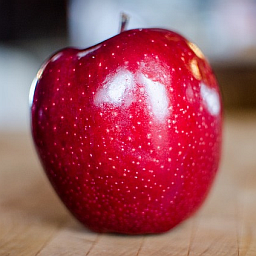
#> input picture khabibulina_s_l/iP_les4/apple_256x256.png, 256 x 256 px
$ jupyter execute les4.ipynb   (shell and % lines are left out)
#> lines starting #> are read from the running program, lines starting #| are printed output that depends on the picture; after the words box and inside, x2 and y2 are one past the last pixel; in counts of white or black regions, pixels touching at a corner belong together
[cell 1]
import matplotlib.pyplot as plt
import cv2
import numpy as np

[cell 2]
image_in_name="apple_256x256.png"
image=cv2.imread(image_in_name)
#> image is the input picture: shape (256, 256, 3); mean B, G, R 92.4, 82.2, 157.4
image=cv2.cvtColor(image,cv2.COLOR_BGR2RGB)

[cell 3]
image_hsv_h=cv2.cvtColor(image,cv2.COLOR_RGB2HSV)
#> image_hsv_h: shape (256, 256, 3); mean H, S, V 108.2, 143.8, 162.2

h=image_hsv_h[:,:,1]>=150
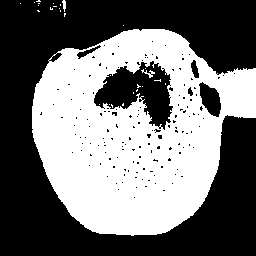
#> h: shape (256, 256) bool; 45% white; 29 white regions (26 under 20 px), largest, box (x1, y1, x2, y2) and area: (32, 29, 256, 236) 29333, (141, 69, 155, 78) 43, (62, 0, 66, 12) 31

image_hsv_h=cv2.cvtColor(image_hsv_h,cv2.COLOR_HSV2RGB)

image_hsv_h[:,:,0]*=h
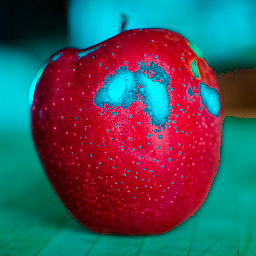
#> image_hsv_h: shape (256, 256, 3); mean R, G, B 70.6, 81.8, 91.9
image_hsv_h[:,:,1]*=h
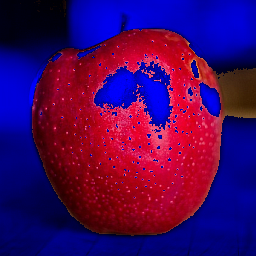
#> image_hsv_h: shape (256, 256, 3); mean R, G, B 70.6, 5.4, 91.9
image_hsv_h[:,:,2]*=h
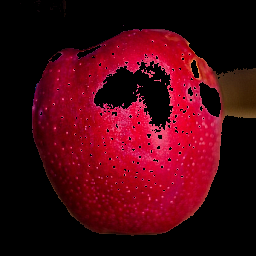
#> image_hsv_h: shape (256, 256, 3); mean R, G, B 70.6, 5.4, 16.9

[cell 4]
image_hsv_v=cv2.cvtColor(image,cv2.COLOR_RGB2HSV)

v=image_hsv_v[:,:,2]>150
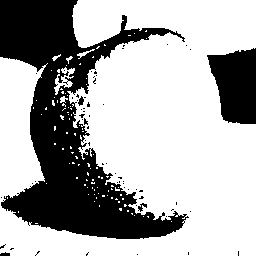
#> v: shape (256, 256) bool; 67.7% white; 61 black regions (56 under 20 px), largest, box (x1, y1, x2, y2) and area: (0, 0, 189, 239) 18062, (207, 48, 256, 124) 2804, (138, 203, 147, 212) 38, (78, 96, 84, 106) 36, (0, 252, 10, 256) 30

image_hsv_v=cv2.cvtColor(image_hsv_v,cv2.COLOR_HSV2RGB)

image_hsv_v[:,:,0]*=v
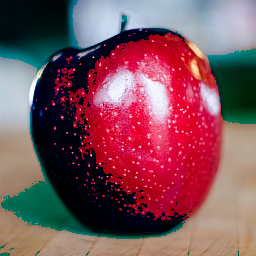
#> image_hsv_v: shape (256, 256, 3); mean R, G, B 126.6, 81.8, 91.9
image_hsv_v[:,:,1]*=v
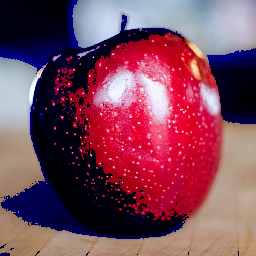
#> image_hsv_v: shape (256, 256, 3); mean R, G, B 126.6, 71.8, 91.9
image_hsv_v[:,:,2]*=v
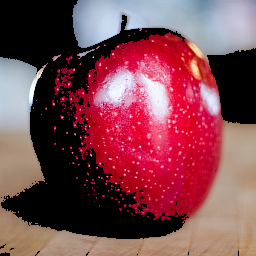
#> image_hsv_v: shape (256, 256, 3); mean R, G, B 126.6, 71.8, 80.8

[cell 5]
plt.figure()

plt.subplot(131)
plt.imshow(image)

plt.subplot(132)
plt.imshow(image_hsv_h)

plt.subplot(133)
plt.imshow(image_hsv_v)

plt.show()
